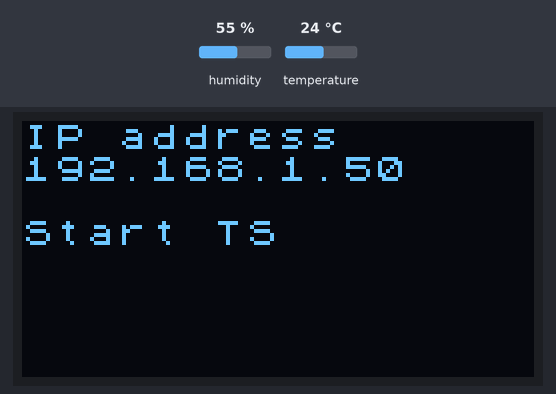
Bench run of a sketch on a simulated ESP32. Parts: 128×64 one-colour display. Inputs (shaded band) come from the test bench; at power-on: humidity 55 %, temperature 24 °C. WiFi joins after 1.5 s; servers stay silent unless stated; what the sketch prints to the serial monitor is not drawn.

Above: at 3.7 s.
At 7.9 s:
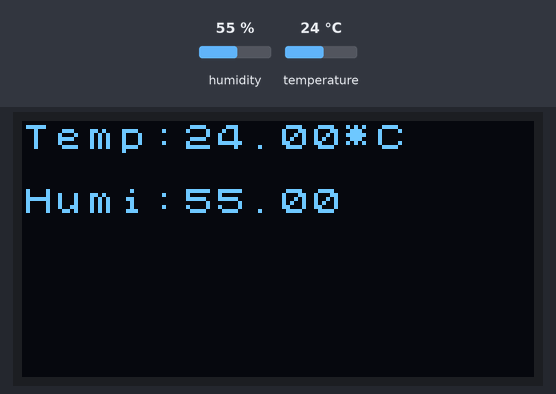
8.0 s: humidity set to 22 %
At 19.1 s:
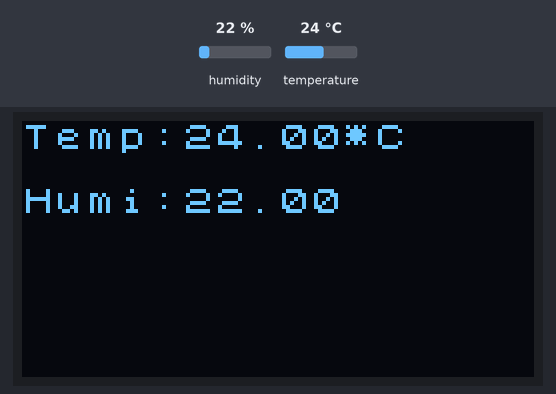
19.8 s: temperature set to 12 °C
At 30.1 s:
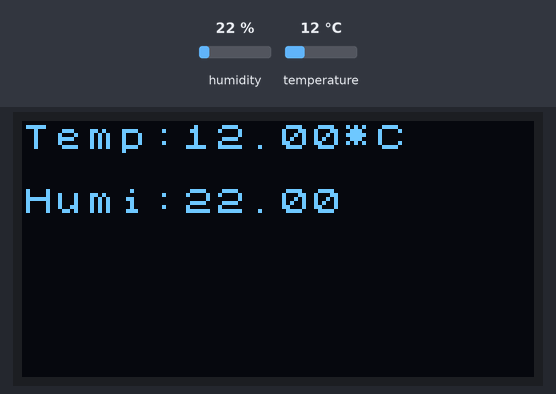
30.8 s: humidity set to 40 %
At 41.0 s:
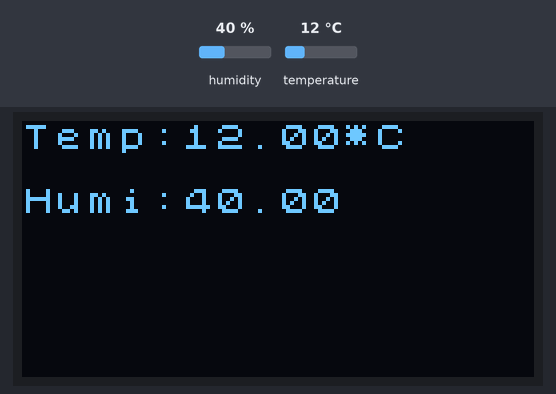
41.8 s: temperature set to 19 °C
Timing chart, 0 to 44.8 s (numbered marks = the images above; inputs shaded):
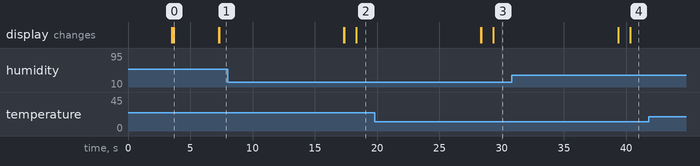

The sketch:

esp32.HT.DHT2211.task.queue.OLED.TS.181118.ino
```cpp
#include <WiFi.h>
#include "ThingSpeak.h"
#include <Adafruit_Sensor.h>
#include <DHT.h>
#include <DHT_U.h>
WiFiClient  client;
#define DHTPIN         17       // Pin which is connected to the DHT sensor.

// Uncomment the type of sensor in use:
//#define DHTTYPE           DHT11     // DHT 11
#define DHTTYPE           DHT22     // DHT 22 (AM2302)
//#define DHTTYPE           DHT21     // DHT 21 (AM2301)

// See guide for details on sensor wiring and usage:
//   https://learn.adafruit.com/dht/overview

DHT_Unified dht(DHTPIN, DHTTYPE);

#include <U8x8lib.h>  // bibliothèque à charger a partir de
// the OLED used
U8X8_SSD1306_128X64_NONAME_SW_I2C u8x8(15, 4, 16); // data, clock,

char ssid[] = "Livebox-08B0";          //  your network SSID (name)
char pass[] = "G79ji6dtEptVTPWmZP";   // your network passw

uint32_t delayMS;

QueueHandle_t squeue,oledqueue,TSqueue;
int queueSize=4;

SemaphoreHandle_t xSemSensTS;

float sensors[2];

void taskTS( void * parameter)
{
  const TickType_t xDelay = 30000 / portTICK_PERIOD_MS; // portTICK_PERIOD is 1 ms
  float sensors[2];
  // Get temperature event and print its value.
  while(true)
  {
  xSemaphoreTake(xSemSensTS,20000);
  xQueueReceive(TSqueue,(float *)sensors,10000);
  ThingSpeak.setField(1, sensors[0]);
  ThingSpeak.setField(2, sensors[1]);
  while (WiFi.status() != WL_CONNECTED) {
      delay(500);
      Serial.print(".");
      }
    ThingSpeak.writeFields(4, "4M9QG56R7VGG8ONT");
    xSemaphoreGive(xSemSensTS);
    vTaskDelay(xDelay);
  }

}

void taskOLED( void * parameter)
{
  const TickType_t xDelay = 3000 / portTICK_PERIOD_MS; // portTICK_PERIOD is 1 ms
  //float temp,humi;
  float sensors[2];
  char dbuff[32];
  // Get temperature event and print its value.
  while(true)
  {
  xQueueReceive(oledqueue,(float *)sensors,10000);
  u8x8.clear();
  sprintf(dbuff,"Temp:%2.2f*C",sensors[0]);
  u8x8.drawString(0,0,dbuff);
  sprintf(dbuff,"Humi:%2.2f",sensors[1]);
  u8x8.drawString(0,2,dbuff);
  }
}


void taskDHT22( void * parameter)
{
  const TickType_t xDelay = 10000 / portTICK_PERIOD_MS; // portTICK_PERIOD is 1 ms
  //float temp,humi;
  float sensors[2];
  // Get temperature event and print its value.
  while(true)
  {
  xSemaphoreTake(xSemSensTS,20000);
  sensors_event_t event;
  delay(300);
  dht.temperature().getEvent(&event);
  if (isnan(event.temperature)) {
    Serial.println("Error reading temperature!");
  }
  else {
    Serial.print("Temperature: ");
    sensors[0]=(float)event.temperature;
    Serial.print(sensors[0]);
    Serial.println(" *C");
  }
    delay(300);
  // Get humidity event and print its value.
  dht.humidity().getEvent(&event);
  if (isnan(event.relative_humidity)) {
    Serial.println("Error reading humidity!");
  }
  else {
    Serial.print("Humidity: ");
    sensors[1]=(float)event.relative_humidity;
    Serial.print(sensors[1]);
    Serial.println("%");
  }
  xQueueSend(squeue,(float *)sensors,0);
  xQueueReset(oledqueue);
  xQueueSend(oledqueue,(float *)sensors,0);
  xQueueReset(TSqueue);
  xQueueSend(TSqueue,(float *)sensors,0);
  delay(400);
  xSemaphoreGive(xSemSensTS);
  vTaskDelay(xDelay);
  }
}

void setup() {
  char dbuff[32];
  Serial.begin(9600);

   WiFi.disconnect(true);
   delay(1000);
   WiFi.begin(ssid, pass);
    while (WiFi.status() != WL_CONNECTED) {
    delay(500);
    Serial.print(".");
    }
  IPAddress ip = WiFi.localIP();
  Serial.print("IP Address: ");
  Serial.println(ip);
  Serial.println("WiFi setup ok");
    ThingSpeak.begin(client);
    delay(1000);
  Serial.println("ThingSpeak begin");

  u8x8.begin();  // initialize OLED
  u8x8.setFont(u8x8_font_chroma48medium8_r);

  u8x8.clear();
  u8x8.drawString(0,0,"IP address");
  sprintf(dbuff,"%d.%d.%d.%d",ip[0],ip[1],ip[2],ip[3]);
  u8x8.drawString(0,1,dbuff);
  delay(100);
  u8x8.drawString(0,3,"Start TS");
  delay(3000);
  // Initialize device.
  dht.begin();
//  Serial.println("DHTxx Unified Sensor Example");
//  // Print temperature sensor details.
//  sensor_t sensor;
//  dht.temperature().getSensor(&sensor);
//  Serial.println("------------------------------------");
//  Serial.println("Temperature");
//  Serial.print  ("Sensor:       "); Serial.println(sensor.name);
//  Serial.print  ("Driver Ver:   "); Serial.println(sensor.version);
//  Serial.print  ("Unique ID:    "); Serial.println(sensor.sensor_id);
//  Serial.print  ("Max Value:    "); Serial.print(sensor.max_value); Serial.println(" *C");
//  Serial.print  ("Min Value:    "); Serial.print(sensor.min_value); Serial.println(" *C");
//  Serial.print  ("Resolution:   "); Serial.print(sensor.resolution); Serial.println(" *C");
//  Serial.println("------------------------------------");
//  // Print humidity sensor details.
//  dht.humidity().getSensor(&sensor);
//  Serial.println("------------------------------------");
//  Serial.println("Humidity");
//  Serial.print  ("Sensor:       "); Serial.println(sensor.name);
//  Serial.print  ("Driver Ver:   "); Serial.println(sensor.version);
//  Serial.print  ("Unique ID:    "); Serial.println(sensor.sensor_id);
//  Serial.print  ("Max Value:    "); Serial.print(sensor.max_value); Serial.println("%");
//  Serial.print  ("Min Value:    "); Serial.print(sensor.min_value); Serial.println("%");
//  Serial.print  ("Resolution:   "); Serial.print(sensor.resolution); Serial.println("%");
//  Serial.println("------------------------------------");


squeue = xQueueCreate(queueSize,2*sizeof(float));
oledqueue = xQueueCreate(queueSize,2*sizeof(float));
TSqueue = xQueueCreate(queueSize,2*sizeof(float));


xSemSensTS = xSemaphoreCreateMutex();

  // Set delay between sensor readings based on sensor details.
     xTaskCreate(
                    taskDHT22,          /* Task function. */
                    "taskDHT22",        /* String with name of task. */
                    10000,            /* Stack size in words. */
                    NULL,             /* Parameter passed as input of the task */
                    2,                /* Priority of the task. */
                    NULL);            /* Task handle. */

    xTaskCreate(
                    taskOLED,          /* Task function. */
                    "taskOLED",        /* String with name of task. */
                    10000,            /* Stack size in words. */
                    NULL,             /* Parameter passed as input of the task */
                    1,                /* Priority of the task. */
                    NULL);

    xTaskCreate(
                    taskTS,          /* Task function. */
                    "taskTS",        /* String with name of task. */
                    10000,            /* Stack size in words. */
                    NULL,             /* Parameter passed as input of the task */
                    3,                /* Priority of the task. */
                    NULL);


}

void loop() {
  float sensors[2];
  char dbuff[32];
  Serial.println("in the loop");
  xQueueReceive(squeue,(float *)sensors,10000);
  Serial.print("Temp:");Serial.println(sensors[0]);
  Serial.print("Humi:");Serial.println(sensors[1]);

}
```

Measured:
- after the input at 8.0 s, the display: first differs from a run without the input after 10.3 s (image 2)
- after the input at 19.8 s, the display: first differs from a run without the input after 9.5 s (image 3)
- after the input at 30.8 s, the display: first differs from a run without the input after 9.5 s (image 4)
- what the display in image 0 shows lasts 3.6 s, from 3.7 s to 7.3 s
